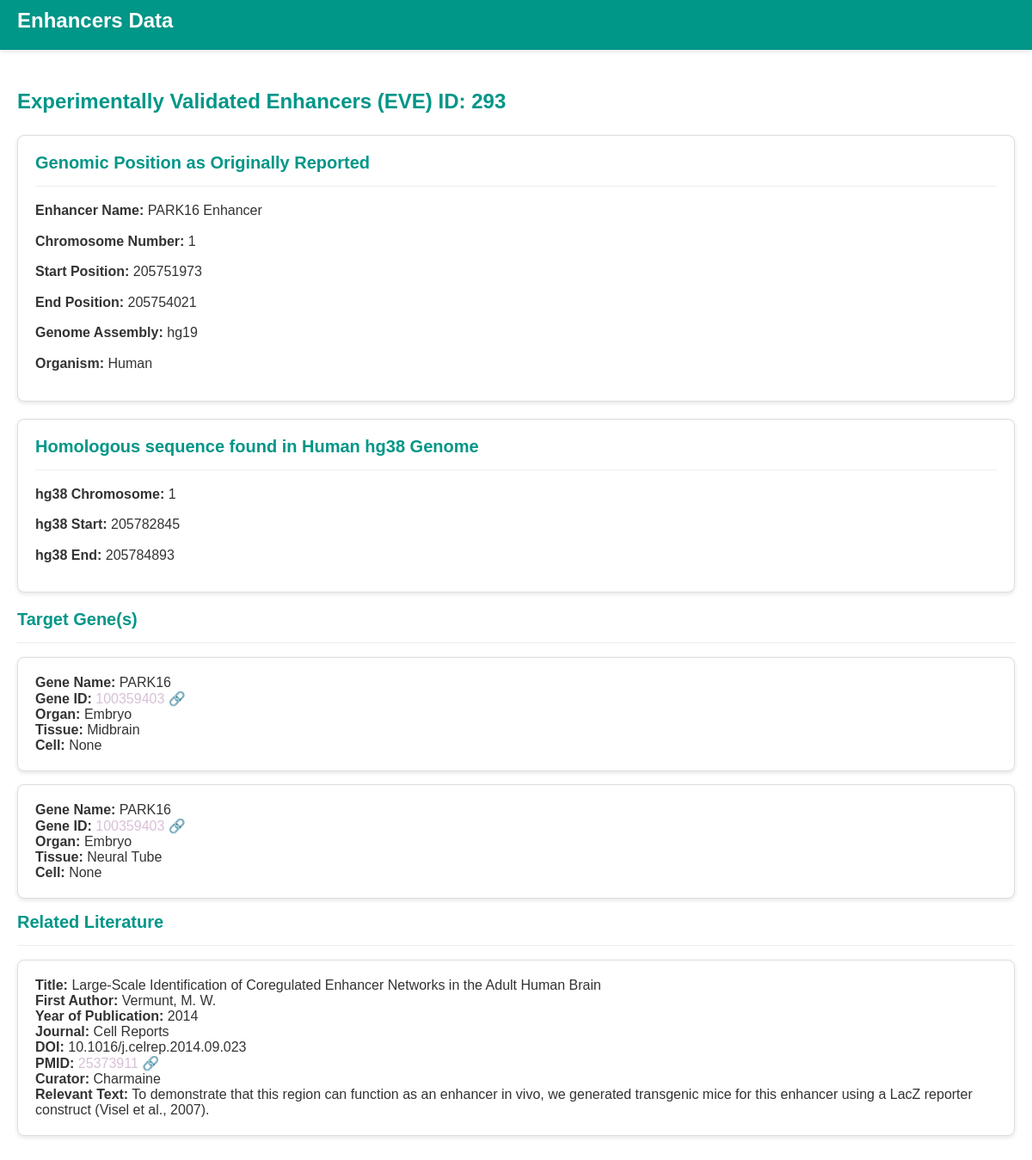
The app's page /enhancer/293/ with its own data.
### database/models.py (models this page shows)
class Enhancer(models.Model):
    enhancerID = models.AutoField(primary_key=True)
    enhancerName = models.CharField(max_length=255)
    chromosomeNumberAsReported = models.IntegerField()
    startAsReported = models.IntegerField()
    endAsReported = models.IntegerField()
    genomeAssemblyAsReported = models.CharField(max_length=255)
    organism = models.CharField(max_length=255)
    hg38Chromosome = models.IntegerField()
    hg38Start = models.IntegerField()
    hg38End = models.IntegerField()
    class Meta:
        unique_together = (('enhancerName', 'chromosomeNumberAsReported', 'startAsReported', 'endAsReported', 'genomeAssemblyAsReported'),)
        managed = False
        db_table = 'enhancers'

class Target(models.Model):
    targetID = models.AutoField(primary_key=True)
    geneName = models.CharField(max_length=255)
    geneID = models.IntegerField()
    organ = models.CharField(max_length=255)
    tissue = models.CharField(max_length=255)
    cell = models.CharField(max_length=255)
    class Meta:
        unique_together = (('geneName', 'geneID', 'organ', 'tissue', 'cell'),)
        managed = False
        db_table = 'targets'

class Evidence(models.Model):
    evidenceID = models.AutoField(primary_key=True)
    functionalYN = models.CharField(max_length=3)  # Assuming "Y/N" or similar short text
    methodAssay = models.CharField(max_length=255)
    relevantText = models.TextField()
    page = models.IntegerField()
    title = models.CharField(max_length=255)
    firstAuthor = models.CharField(max_length=255)
    pubYear = models.IntegerField()
    journal = models.CharField(max_length=255)
    volumePageNumber = models.CharField(max_length=255)
    doi = models.CharField(max_length=255)
    pmid = models.IntegerField()
    curator = models.CharField(max_length=255)
    date = models.DateField()
    comments = models.TextField()
    class Meta:
        unique_together = (('relevantText', 'pmid', 'comments', 'methodAssay', 'functionalYN'),)
        managed = False
        db_table = 'evidence'

### database/views.py (the view)
# urls.py: path('enhancer/<int:id>/', views.enhancer_detail_view, name='enhancer_detail'),
def enhancer_detail_view(request, id):
    enhancer = get_object_or_404(Enhancer, enhancerID=id)
    activities = Activity.objects.filter(enhancerID=enhancer.enhancerID)
    target_ids = activities.values_list('targetID', flat=True)
    evidence_ids = activities.values_list('evidenceID', flat=True)
    target_data = Target.objects.filter(targetID__in=target_ids)
    evidence_data = Evidence.objects.filter(evidenceID__in=evidence_ids)
    return render(request, 'enhancer_detail.html', {
        'item': enhancer,
        'target_data': target_data,
        'evidence_data': evidence_data,
    })

### templates/enhancer_detail.html (shortened to what this page needs)
<!DOCTYPE html>
<html lang="en">
<head>
</head>
<body>
    <div class="header-nav">
        <div class="nav-container">
            <div class="main-nav">
                <div class="logo">
                    <h1 style="color: white; margin: 0;">Enhancers Data</h1>
                </div>
            </div>
        </div>
    </div>
    <div class="content-area">
        <h1>Experimentally Validated Enhancers (EVE) ID: {{ item.enhancerID }}</h1>
        <div class="genomic-position">
            <h2>Genomic Position as Originally Reported</h2>
            <hr>
            <p><strong>Enhancer Name:</strong> {{ item.enhancerName }}</p>
            <p><strong>Chromosome Number:</strong> {{ item.chromosomeNumberAsReported }}</p>
            <p><strong>Start Position:</strong> {{ item.startAsReported }}</p>
            <p><strong>End Position:</strong> {{ item.endAsReported }}</p>
            <p><strong>Genome Assembly:</strong> {{ item.genomeAssemblyAsReported }}</p>
            <p><strong>Organism:</strong> {{ item.organism }}</p>
        </div>
        <div class="conserved-sequence">
            <h2>Homologous sequence found in Human hg38 Genome</h2>
            <hr>
            <p><strong>hg38 Chromosome:</strong> {{ item.hg38Chromosome }}</p>
            <p><strong>hg38 Start:</strong> {{ item.hg38Start }}</p>
            <p><strong>hg38 End:</strong> {{ item.hg38End }}</p>
        </div>
        <h2>Target Gene(s)</h2>
        <hr>
        {% if target_data %}
            <ul id="related-targets-list">
            {% for target in target_data %}
                <li>
                    <strong>Gene Name:</strong> {{ target.geneName }} <br>
                    <strong>Gene ID:</strong>
                    <a href="https://www.ncbi.nlm.nih.gov/gene/{{ target.geneID }}" target="_blank" style="color: #D8BFD8; text-decoration: none;">
                        {{ target.geneID }} 🔗
                    </a><br>
                    <strong>Organ:</strong> {{ target.organ }} <br>
                    <strong>Tissue:</strong> {{ target.tissue }} <br>
                    <strong>Cell:</strong> {{ target.cell }} <br>
                </li>
            {% endfor %}
            </ul>
        {% else %}
            <p>No target gene found.</p>
        {% endif %}
        <h2>Related Literature</h2>
        <hr>
        {% if evidence_data %}
            <ul>
            {% for evidence in evidence_data %}
                <li>
                    <strong>Title:</strong> {{ evidence.title }} <br>
                    <strong>First Author:</strong> {{ evidence.firstAuthor }} <br>
                    <strong>Year of Publication:</strong> {{ evidence.pubYear }} <br>
                    <strong>Journal:</strong> {{ evidence.journal }} <br>
                    <strong>DOI:</strong> {{ evidence.doi }} <br>
                    <strong>PMID:</strong>
                    <a href="https://pubmed.ncbi.nlm.nih.gov/{{ evidence.pmid }}" target="_blank" style="color: #D8BFD8; text-decoration: none;">
                        {{ evidence.pmid }} 🔗
                    </a>
                    <br>
                    <strong>Curator:</strong> {{ evidence.curator }} <br>
                    <strong>Relevant Text:</strong> {{ evidence.relevantText }} <br>
                </li>
            {% endfor %}
            </ul>
        {% else %}
            <p>No related evidence found.</p>
        {% endif %}
    </div>
</body>
</html>

### templates/enhancer_detail.html (style rules this page uses)
.header-nav { background-color: #009688; padding: 10px 0; margin-bottom: 10px; box-shadow: 0 2px 5px rgba(0, 0, 0, 0.1); }
.nav-container { max-width: 1200px; margin: 0 auto; padding: 0 20px; }
body { background-color: #fff; color: #333; font-family: 'Arial', sans-serif; margin: 0; padding: 0; }
.content-area { max-width: 1200px; margin: 0 auto; padding: 20px; }
h1, h2, h3 { color: #009688; margin-bottom: 15px; }
h1 { font-size: 24px; padding-bottom: 10px; }
h2 { font-size: 20px; margin-top: 0px; }
hr { border: none; border-top: 1px solid #eee; margin: 15px 0; }
.genomic-position, .conserved-sequence { background-color: #fff; border: 1px solid #ddd; border-radius: 8px; padding: 20px; margin-bottom: 20px; box-shadow: 0 2px 5px rgba(0, 0, 0, 0.1); }
ul { list-style-type: none; padding-left: 0; }
ul li { background-color: #fff; border: 1px solid #ddd; border-radius: 8px; padding: 20px; margin-bottom: 15px; box-shadow: 0 2px 5px rgba(0, 0, 0, 0.1); transition: transform 0.3s ease, box-shadow 0.3s ease; }
a { text-decoration: none; color: #009688; }
p { margin: 10px 0; line-height: 1.6; }
strong { color: #333; font-weight: 600; }
a[target="_blank"]::after { font-size: 0.9em; }

### records on screen
Enhancer: enhancerID "293", enhancerName "PARK16 Enhancer", chromosomeNumberAsReported "1", startAsReported "205751973", endAsReported "205754021", genomeAssemblyAsReported "hg19", organism "Human", hg38Chromosome "1", hg38Start "205782845", hg38End "205784893"
Target: geneName "PARK16", geneID "100359403", organ "Embryo", tissue "Midbrain", cell "None"
Target: geneName "PARK16", geneID "100359403", organ "Embryo", tissue "Neural Tube", cell "None"
Evidence: title "Large-Scale Identification of Coregulated Enhancer Networks in the Adult Human Brain", firstAuthor "Vermunt, M. W.", pubYear "2014", journal "Cell Reports", doi "10.1016/j.celrep.2014.09.023", pmid "25373911", curator "Charmaine", relevantText "To demonstrate that this region can function as an enhancer in vivo, we generated transgenic mice for this enhancer using a LacZ reporter construct (Visel et al., 2007)."
